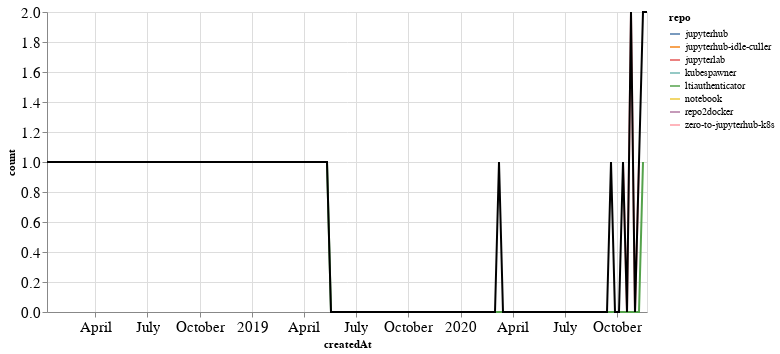

Here is the notebook cell this chart was saved with:
### Markdown cell above
## PRs

### Code cell
prs_time = prs.groupby('repo').resample('W', on='createdAt').count()['author'].reset_index()
prs_time = prs_time.rename(columns={'author': 'count'})
prs_time_total = prs_time.groupby('createdAt').agg({"count": "sum"}).reset_index()

ch1 = alt.Chart(prs_time, width=600).mark_line().encode(
    x='createdAt',
    y='count',
    color='repo',
    tooltip="repo"
)

ch2 = alt.Chart(prs_time_total, width=600).mark_line(color="black").encode(
    x='createdAt',
    y='count',
)

ch1 + ch2

### Figure 1 — Vega-Lite specification as saved in the notebook (floating-point values rounded to 4 significant figures)
{"config": {"axisLeft": {"labelFontSize": 15}, "axisBottom": {"labelFontSize": 15}}, "layer": [{"data": {"name": "data-2300fae667359e02cd5b8dca16aa5592"}, "mark": "line", "encoding": {"color": {"type": "nominal", "field": "repo"}, "tooltip": {"type": "nominal", "field": "repo"}, "x": {"type": "temporal", "field": "createdAt"}, "y": {"type": "quantitative", "field": "count"}}, "width": 600}, {"data": {"name": "data-5e72e55d58cf9242644df062d01be044"}, "mark": {"type": "line", "color": "black"}, "encoding": {"x": {"type": "temporal", "field": "createdAt"}, "y": {"type": "quantitative", "field": "count"}}, "width": 600}], "$schema": "https://vega.github.io/schema/vega-lite/v4.8.1.json", "datasets": {"data-2300fae667359e02cd5b8dca16aa5592": [{"repo": "jupyterhub", "createdAt": "2020-09-20T00:00:00", "count": 1}, {"repo": "jupyterhub-idle-culler", "createdAt": "2020-11-15T00:00:00", "count": 1}, {"repo": "jupyterlab", "createdAt": "2020-11-22T00:00:00", "count": 1}, {"repo": "kubespawner", "createdAt": "2018-01-07T00:00:00", "count": 1}, {"repo": "ltiauthenticator", "createdAt": "2019-05-12T00:00:00", "count": 1}, {"repo": "ltiauthenticator", "createdAt": "2019-05-19T00:00:00", "count": 0}, {"repo": "ltiauthenticator", "createdAt": "2019-05-26T00:00:00", "count": 0}, {"repo": "ltiauthenticator", "createdAt": "2019-06-02T00:00:00", "count": 0}, {"repo": "ltiauthenticator", "createdAt": "2019-06-09T00:00:00", "count": 0}, {"repo": "ltiauthenticator", "createdAt": "2019-06-16T00:00:00", "count": 0}, {"repo": "ltiauthenticator", "createdAt": "2019-06-23T00:00:00", "count": 0}, {"repo": "ltiauthenticator", "createdAt": "2019-06-30T00:00:00", "count": 0}, {"repo": "ltiauthenticator", "createdAt": "2019-07-07T00:00:00", "count": 0}, {"repo": "ltiauthenticator", "createdAt": "2019-07-14T00:00:00", "count": 0}, {"repo": "ltiauthenticator", "createdAt": "2019-07-21T00:00:00", "count": 0}, {"repo": "ltiauthenticator", "createdAt": "2019-07-28T00:00:00", "count": 0}, {"repo": "ltiauthenticator", "createdAt": "2019-08-04T00:00:00", "count": 0}, {"repo": "ltiauthenticator", "createdAt": "2019-08-11T00:00:00", "count": 0}, {"repo": "ltiauthenticator", "createdAt": "2019-08-18T00:00:00", "count": 0}, {"repo": "ltiauthenticator", "createdAt": "2019-08-25T00:00:00", "count": 0}, {"repo": "ltiauthenticator", "createdAt": "2019-09-01T00:00:00", "count": 0}, {"repo": "ltiauthenticator", "createdAt": "2019-09-08T00:00:00", "count": 0}, {"repo": "ltiauthenticator", "createdAt": "2019-09-15T00:00:00", "count": 0}, {"repo": "ltiauthenticator", "createdAt": "2019-09-22T00:00:00", "count": 0}, {"repo": "ltiauthenticator", "createdAt": "2019-09-29T00:00:00", "count": 0}, {"repo": "ltiauthenticator", "createdAt": "2019-10-06T00:00:00", "count": 0}, {"repo": "ltiauthenticator", "createdAt": "2019-10-13T00:00:00", "count": 0}, {"repo": "ltiauthenticator", "createdAt": "2019-10-20T00:00:00", "count": 0}, {"repo": "ltiauthenticator", "createdAt": "2019-10-27T00:00:00", "count": 0}, {"repo": "ltiauthenticator", "createdAt": "2019-11-03T00:00:00", "count": 0}, {"repo": "ltiauthenticator", "createdAt": "2019-11-10T00:00:00", "count": 0}, {"repo": "ltiauthenticator", "createdAt": "2019-11-17T00:00:00", "count": 0}, {"repo": "ltiauthenticator", "createdAt": "2019-11-24T00:00:00", "count": 0}, {"repo": "ltiauthenticator", "createdAt": "2019-12-01T00:00:00", "count": 0}, {"repo": "ltiauthenticator", "createdAt": "2019-12-08T00:00:00", "count": 0}, {"repo": "ltiauthenticator", "createdAt": "2019-12-15T00:00:00", "count": 0}, {"repo": "ltiauthenticator", "createdAt": "2019-12-22T00:00:00", "count": 0}, {"repo": "ltiauthenticator", "createdAt": "2019-12-29T00:00:00", "count": 0}, {"repo": "ltiauthenticator", "createdAt": "2020-01-05T00:00:00", "count": 0}, {"repo": "ltiauthenticator", "createdAt": "2020-01-12T00:00:00", "count": 0}, {"repo": "ltiauthenticator", "createdAt": "2020-01-19T00:00:00", "count": 0}, {"repo": "ltiauthenticator", "createdAt": "2020-01-26T00:00:00", "count": 0}, {"repo": "ltiauthenticator", "createdAt": "2020-02-02T00:00:00", "count": 0}, {"repo": "ltiauthenticator", "createdAt": "2020-02-09T00:00:00", "count": 0}, {"repo": "ltiauthenticator", "createdAt": "2020-02-16T00:00:00", "count": 0}, {"repo": "ltiauthenticator", "createdAt": "2020-02-23T00:00:00", "count": 0}, {"repo": "ltiauthenticator", "createdAt": "2020-03-01T00:00:00", "count": 0}, {"repo": "ltiauthenticator", "createdAt": "2020-03-08T00:00:00", "count": 0}, {"repo": "ltiauthenticator", "createdAt": "2020-03-15T00:00:00", "count": 0}, {"repo": "ltiauthenticator", "createdAt": "2020-03-22T00:00:00", "count": 0}, {"repo": "ltiauthenticator", "createdAt": "2020-03-29T00:00:00", "count": 0}, {"repo": "ltiauthenticator", "createdAt": "2020-04-05T00:00:00", "count": 0}, {"repo": "ltiauthenticator", "createdAt": "2020-04-12T00:00:00", "count": 0}, {"repo": "ltiauthenticator", "createdAt": "2020-04-19T00:00:00", "count": 0}, {"repo": "ltiauthenticator", "createdAt": "2020-04-26T00:00:00", "count": 0}, {"repo": "ltiauthenticator", "createdAt": "2020-05-03T00:00:00", "count": 0}, {"repo": "ltiauthenticator", "createdAt": "2020-05-10T00:00:00", "count": 0}, {"repo": "ltiauthenticator", "createdAt": "2020-05-17T00:00:00", "count": 0}, {"repo": "ltiauthenticator", "createdAt": "2020-05-24T00:00:00", "count": 0}, {"repo": "ltiauthenticator", "createdAt": "2020-05-31T00:00:00", "count": 0}, {"repo": "ltiauthenticator", "createdAt": "2020-06-07T00:00:00", "count": 0}, {"repo": "ltiauthenticator", "createdAt": "2020-06-14T00:00:00", "count": 0}, {"repo": "ltiauthenticator", "createdAt": "2020-06-21T00:00:00", "count": 0}, {"repo": "ltiauthenticator", "createdAt": "2020-06-28T00:00:00", "count": 0}, {"repo": "ltiauthenticator", "createdAt": "2020-07-05T00:00:00", "count": 0}, {"repo": "ltiauthenticator", "createdAt": "2020-07-12T00:00:00", "count": 0}, {"repo": "ltiauthenticator", "createdAt": "2020-07-19T00:00:00", "count": 0}, {"repo": "ltiauthenticator", "createdAt": "2020-07-26T00:00:00", "count": 0}, {"repo": "ltiauthenticator", "createdAt": "2020-08-02T00:00:00", "count": 0}, {"repo": "ltiauthenticator", "createdAt": "2020-08-09T00:00:00", "count": 0}, {"repo": "ltiauthenticator", "createdAt": "2020-08-16T00:00:00", "count": 0}, {"repo": "ltiauthenticator", "createdAt": "2020-08-23T00:00:00", "count": 0}, {"repo": "ltiauthenticator", "createdAt": "2020-08-30T00:00:00", "count": 0}, {"repo": "ltiauthenticator", "createdAt": "2020-09-06T00:00:00", "count": 0}, {"repo": "ltiauthenticator", "createdAt": "2020-09-13T00:00:00", "count": 0}, {"repo": "ltiauthenticator", "createdAt": "2020-09-20T00:00:00", "count": 0}, {"repo": "ltiauthenticator", "createdAt": "2020-09-27T00:00:00", "count": 0}, {"repo": "ltiauthenticator", "createdAt": "2020-10-04T00:00:00", "count": 0}, {"repo": "ltiauthenticator", "createdAt": "2020-10-11T00:00:00", "count": 0}, {"repo": "ltiauthenticator", "createdAt": "2020-10-18T00:00:00", "count": 0}, {"repo": "ltiauthenticator", "createdAt": "2020-10-25T00:00:00", "count": 0}, {"repo": "ltiauthenticator", "createdAt": "2020-11-01T00:00:00", "count": 0}, {"repo": "ltiauthenticator", "createdAt": "2020-11-08T00:00:00", "count": 0}, {"repo": "ltiauthenticator", "createdAt": "2020-11-15T00:00:00", "count": 1}, {"repo": "notebook", "createdAt": "2020-11-22T00:00:00", "count": 1}, {"repo": "repo2docker", "createdAt": "2020-03-08T00:00:00", "count": 1}, {"repo": "zero-to-jupyterhub-k8s", "createdAt": "2020-10-11T00:00:00", "count": 1}, {"repo": "zero-to-jupyterhub-k8s", "createdAt": "2020-10-18T00:00:00", "count": 0}, {"repo": "zero-to-jupyterhub-k8s", "createdAt": "2020-10-25T00:00:00", "count": 2}, {"repo": "zero-to-jupyterhub-k8s", "createdAt": "2020-11-01T00:00:00", "count": 0}, {"repo": "zero-to-jupyterhub-k8s", "createdAt": "2020-11-08T00:00:00", "count": 1}], "data-5e72e55d58cf9242644df062d01be044": [{"createdAt": "2018-01-07T00:00:00", "count": 1}, {"createdAt": "2019-05-12T00:00:00", "count": 1}, {"createdAt": "2019-05-19T00:00:00", "count": 0}, {"createdAt": "2019-05-26T00:00:00", "count": 0}, {"createdAt": "2019-06-02T00:00:00", "count": 0}, {"createdAt": "2019-06-09T00:00:00", "count": 0}, {"createdAt": "2019-06-16T00:00:00", "count": 0}, {"createdAt": "2019-06-23T00:00:00", "count": 0}, {"createdAt": "2019-06-30T00:00:00", "count": 0}, {"createdAt": "2019-07-07T00:00:00", "count": 0}, {"createdAt": "2019-07-14T00:00:00", "count": 0}, {"createdAt": "2019-07-21T00:00:00", "count": 0}, {"createdAt": "2019-07-28T00:00:00", "count": 0}, {"createdAt": "2019-08-04T00:00:00", "count": 0}, {"createdAt": "2019-08-11T00:00:00", "count": 0}, {"createdAt": "2019-08-18T00:00:00", "count": 0}, {"createdAt": "2019-08-25T00:00:00", "count": 0}, {"createdAt": "2019-09-01T00:00:00", "count": 0}, {"createdAt": "2019-09-08T00:00:00", "count": 0}, {"createdAt": "2019-09-15T00:00:00", "count": 0}, {"createdAt": "2019-09-22T00:00:00", "count": 0}, {"createdAt": "2019-09-29T00:00:00", "count": 0}, {"createdAt": "2019-10-06T00:00:00", "count": 0}, {"createdAt": "2019-10-13T00:00:00", "count": 0}, {"createdAt": "2019-10-20T00:00:00", "count": 0}, {"createdAt": "2019-10-27T00:00:00", "count": 0}, {"createdAt": "2019-11-03T00:00:00", "count": 0}, {"createdAt": "2019-11-10T00:00:00", "count": 0}, {"createdAt": "2019-11-17T00:00:00", "count": 0}, {"createdAt": "2019-11-24T00:00:00", "count": 0}, {"createdAt": "2019-12-01T00:00:00", "count": 0}, {"createdAt": "2019-12-08T00:00:00", "count": 0}, {"createdAt": "2019-12-15T00:00:00", "count": 0}, {"createdAt": "2019-12-22T00:00:00", "count": 0}, {"createdAt": "2019-12-29T00:00:00", "count": 0}, {"createdAt": "2020-01-05T00:00:00", "count": 0}, {"createdAt": "2020-01-12T00:00:00", "count": 0}, {"createdAt": "2020-01-19T00:00:00", "count": 0}, {"createdAt": "2020-01-26T00:00:00", "count": 0}, {"createdAt": "2020-02-02T00:00:00", "count": 0}, {"createdAt": "2020-02-09T00:00:00", "count": 0}, {"createdAt": "2020-02-16T00:00:00", "count": 0}, {"createdAt": "2020-02-23T00:00:00", "count": 0}, {"createdAt": "2020-03-01T00:00:00", "count": 0}, {"createdAt": "2020-03-08T00:00:00", "count": 1}, {"createdAt": "2020-03-15T00:00:00", "count": 0}, {"createdAt": "2020-03-22T00:00:00", "count": 0}, {"createdAt": "2020-03-29T00:00:00", "count": 0}, {"createdAt": "2020-04-05T00:00:00", "count": 0}, {"createdAt": "2020-04-12T00:00:00", "count": 0}, {"createdAt": "2020-04-19T00:00:00", "count": 0}, {"createdAt": "2020-04-26T00:00:00", "count": 0}, {"createdAt": "2020-05-03T00:00:00", "count": 0}, {"createdAt": "2020-05-10T00:00:00", "count": 0}, {"createdAt": "2020-05-17T00:00:00", "count": 0}, {"createdAt": "2020-05-24T00:00:00", "count": 0}, {"createdAt": "2020-05-31T00:00:00", "count": 0}, {"createdAt": "2020-06-07T00:00:00", "count": 0}, {"createdAt": "2020-06-14T00:00:00", "count": 0}, {"createdAt": "2020-06-21T00:00:00", "count": 0}, {"createdAt": "2020-06-28T00:00:00", "count": 0}, {"createdAt": "2020-07-05T00:00:00", "count": 0}, {"createdAt": "2020-07-12T00:00:00", "count": 0}, {"createdAt": "2020-07-19T00:00:00", "count": 0}, {"createdAt": "2020-07-26T00:00:00", "count": 0}, {"createdAt": "2020-08-02T00:00:00", "count": 0}, {"createdAt": "2020-08-09T00:00:00", "count": 0}, {"createdAt": "2020-08-16T00:00:00", "count": 0}, {"createdAt": "2020-08-23T00:00:00", "count": 0}, {"createdAt": "2020-08-30T00:00:00", "count": 0}, {"createdAt": "2020-09-06T00:00:00", "count": 0}, {"createdAt": "2020-09-13T00:00:00", "count": 0}, {"createdAt": "2020-09-20T00:00:00", "count": 1}, {"createdAt": "2020-09-27T00:00:00", "count": 0}, {"createdAt": "2020-10-04T00:00:00", "count": 0}, {"createdAt": "2020-10-11T00:00:00", "count": 1}, {"createdAt": "2020-10-18T00:00:00", "count": 0}, {"createdAt": "2020-10-25T00:00:00", "count": 2}, {"createdAt": "2020-11-01T00:00:00", "count": 0}, {"createdAt": "2020-11-08T00:00:00", "count": 1}, {"createdAt": "2020-11-15T00:00:00", "count": 2}, {"createdAt": "2020-11-22T00:00:00", "count": 2}]}}
